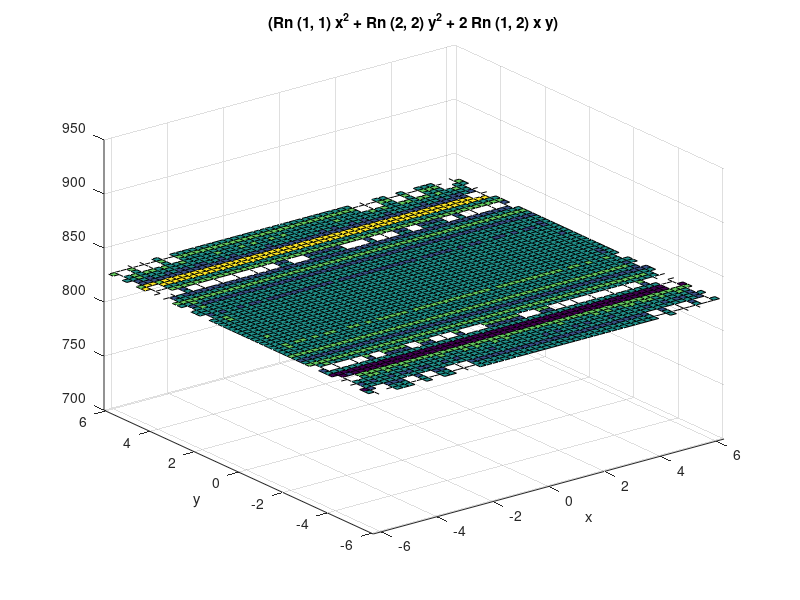

Write MATLAB code to recreate this figure.
% Is R -ZRZ semi-positive definie?

n = 10;
R = rand(n,n);
R = R'*R;

% Z = S(S^TAS)S^T
p =4;
A = rand(n,n);
A = A'*A; 
S = rand(n,p);  AS = A*S;
Z = S*inv(S'*A*S)*S';
AZ = A*Z;
Rn = R - (AZ')*R*AZ;
% eig(R)
% eig(Rn)
X = rand(n,n);
X = X'*X;
Xn = X + (AZ')*(inv(A) -X)*AZ;
eig(X)
eig(Xn)
eig(inv(A) -X)
%% Norm test
norm(R)
norm(Rn)

norm(R,'fro')
norm(Rn,'fro')

%% For A pos def and W = inv(A)
n = 10;
R = rand(n,n);
R = R'*R;

% Z = S(S^TAS)S^T
p =4;
A = rand(n,n);
A = A'*A; 
S = rand(n,p);  AS = A*S;
Z = S*inv(S'*A*S)*S';
AZ = A*Z;
X = rand(n,n);
X = X'*X;
Xn = X +Z - (AZ')*X*AZ;
eig(X)
eig(Xn)
%eig(inv(A) -X)


%% Curvature tests

AS'*Rn*AS
eig(S'*A*S)
%
V = null(S');
V'*Rn*V
V'*R*V
eig(V'*R*V)

%% Visualize

f = @(x,y)(Rn(1,1)*x^2 +Rn(2,2)*y^2+2*Rn(1,2)*x*y ) 
ezsurf(f)